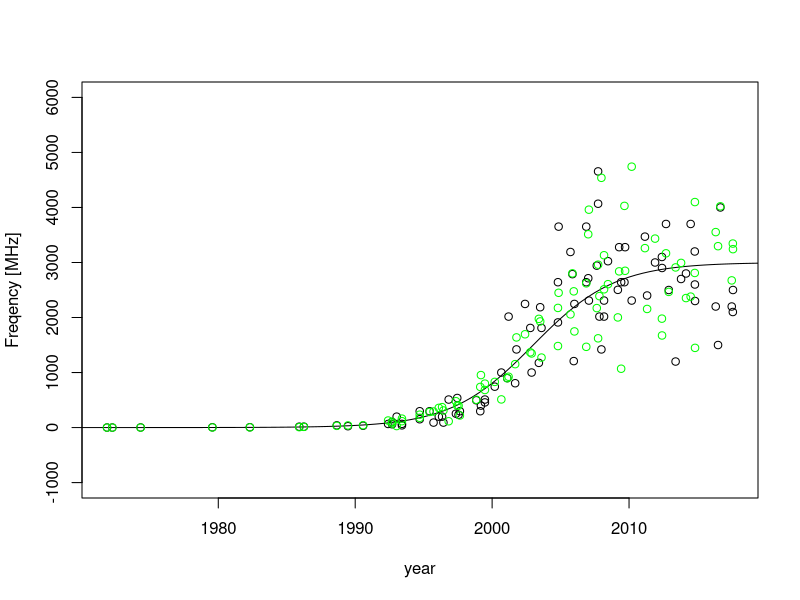
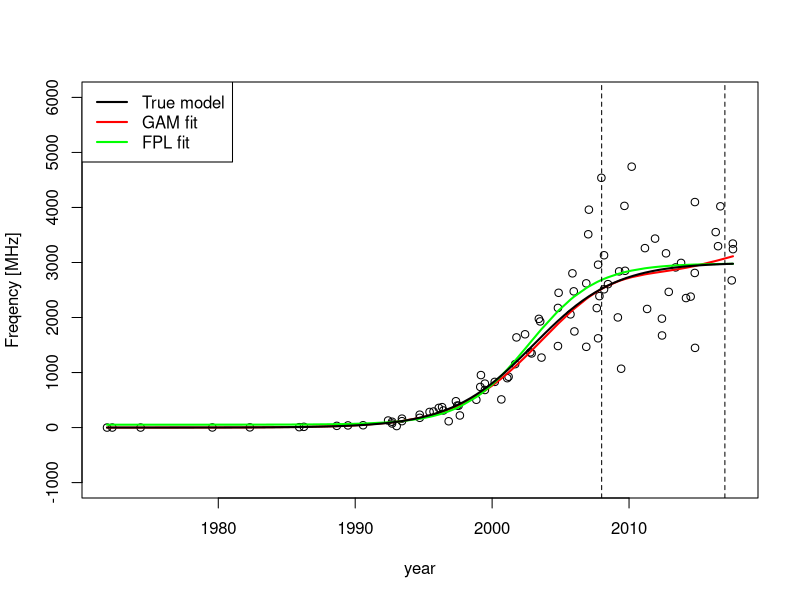
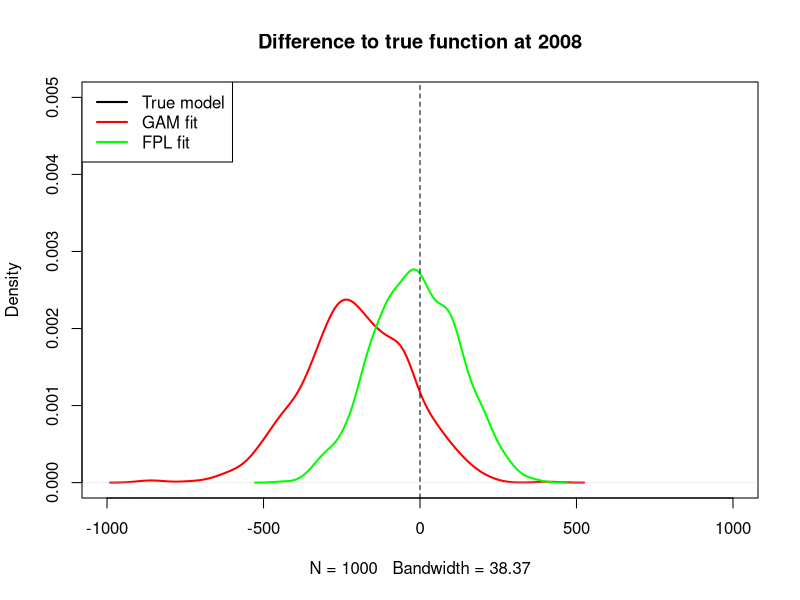
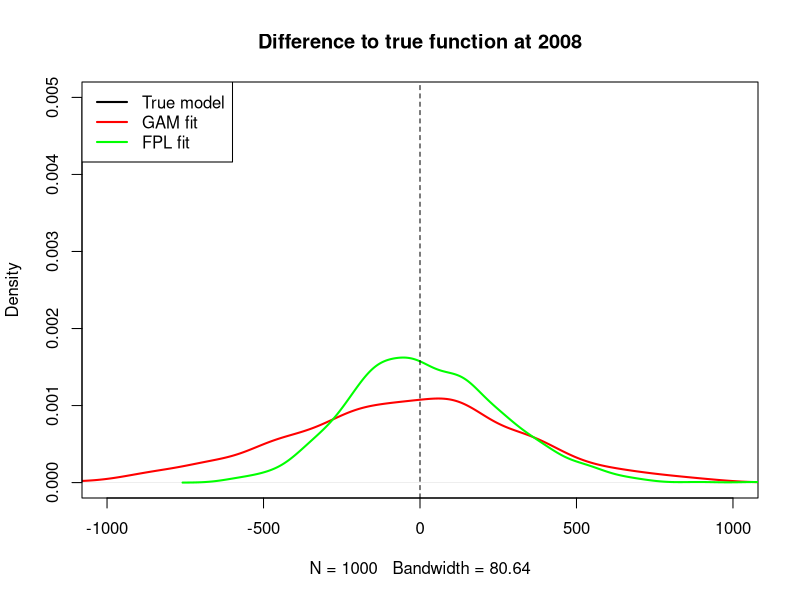

Here is the R script that generated these plots, in order:
#' ---
#' project: CompSkills    #################################################
#' title:   Homework 5
#' author:  "[Reto Zihlmann](https://retodomax.github.io/)"
#' date:    2019-11-19 18:40:38
#' output:  github_document   #############################################
#' ---



# packages ----------------------------------------------------------------

library(mgcv)


# Single example ----------------------------------------------------------


data <- read.table("frequency.dat")
names(data) <- c("year", "freq")
plot(freq ~ year, data = data, ylab = "Freqency [MHz]",
     ylim = c(-1000, 6000))


# Assume a true function

fpl <- function(x, A = 0, B = 3000, xmid = 2003, scal = 3){
  A+(B-A)/(1+exp((xmid-x)/scal))
}
curve(fpl, from = 1970, to = 2020, add = T)


# sample new points
set.seed(1)
true_value <- fpl(data$year)
value <- abs(true_value + rnorm(length(true_value), mean = 0, sd = true_value/3))
points(data$year, value, col = 'green')
sim_data <- data.frame(year = data$year, freq = value)


# fit with GAM
fit <- gam(log(freq) ~ s(year), data = sim_data)


# fit with SSfpl()
fit_ssfpl <- nls(freq ~ SSfpl(year, A, B, xmid, scal), data = sim_data)


# plot all
plot(freq ~ year, data = sim_data, ylab = "Freqency [MHz]",
     ylim = c(-1000, 6000))
lines(sim_data$year,exp(predict(fit)), col = "red", lwd = 2)
lines(sim_data$year, predict(fit_ssfpl), col = 'green', lwd = 2)
curve(fpl, lwd = 2, add = T)
legend('topleft', legend = c('True model', 'GAM fit', 'FPL fit'),
       lwd = 2, col = c('black', 'red', 'green'))
abline(v = 2008, lty = 2)
abline(v = 2017, lty = 2)

# question: which model is closer to true function at year = 2008
# and year = 2017


# simulation --------------------------------------------------------------

sim_diff <- function() {
  true_value <- fpl(data$year)
  value <- abs(true_value + rnorm(length(true_value), mean = 0, sd = true_value/3))
  sim_data <- data.frame(year = data$year, freq = value)
  fit <- gam(log(freq) ~ s(year), data = sim_data)
  fit_ssfpl <- nls(freq ~ SSfpl(year, A, B, xmid, scal), data = sim_data)
  gam_pred <- unname(exp(predict(fit, newdata = list(year = c(2008, 2017)))))
  ssfpl_pred <- predict(fit_ssfpl, newdata = list(year = c(2008, 2017)))
  true_values <- fpl(c(2008, 2017))
  c(gam_pred-true_values, ssfpl_pred-true_values)
}

## maybe include:
# - variate the number of data points (n)
#    (at the moment n always the number of observations in real data)
# - variate the distribution of the errors
#    (symmetirc(normal)/nonsymetric(chisquare, lognormal), heavy tailed,
#     different support (only positive numbers),
#     discrete/count, ...)

sim_diff()


out <- replicate(1000, sim_diff())
out <- t(out)


# plot simulation results -------------------------------------------------

plot(density(out[,1]), main = 'Difference to true function at 2008',
     xlim = c(-1000, 1000), ylim = c(0, 0.005),
     col = 'red', lwd = 2)
lines(density(out[,3]),
      col = 'green', lwd = 2)
abline(v = 0, lty = 2)
legend('topleft', legend = c('True model', 'GAM fit', 'FPL fit'),
       lwd = 2, col = c('black', 'red', 'green'))



plot(density(out[,2]), main = 'Difference to true function at 2008',
     xlim = c(-1000, 1000), ylim = c(0, 0.005),
     col = 'red', lwd = 2)
lines(density(out[,4]),
      col = 'green', lwd = 2)
abline(v = 0, lty = 2)
legend('topleft', legend = c('True model', 'GAM fit', 'FPL fit'),
       lwd = 2, col = c('black', 'red', 'green'))


## finally evaluate

# for estimator
# -bias
# -MSE (variance)
# -distribution

# for CI
# -width (how wide are the CI)
# -coverage (do they include the true parameter)

# for curve
# -point-wise (only compare at specific locations)
# -integrate (AMSE: average MSE,
#             IMSE: integrated MSE)


